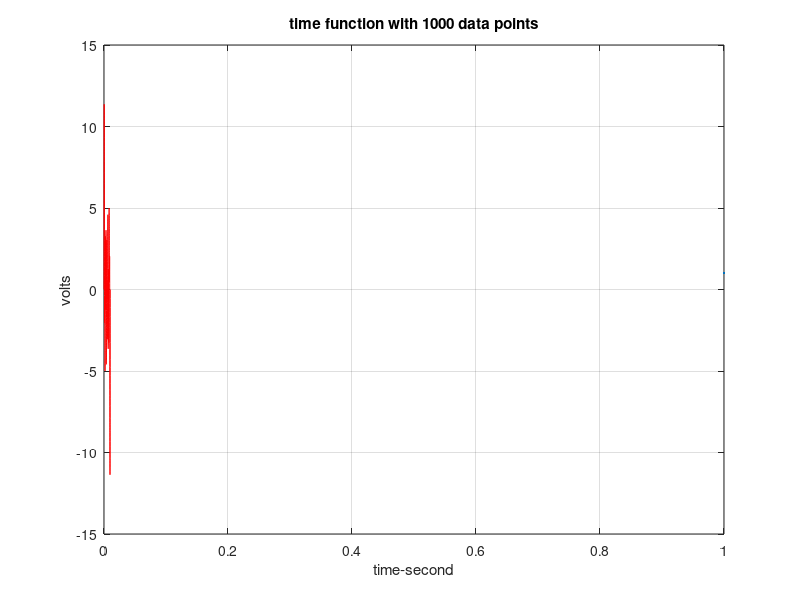
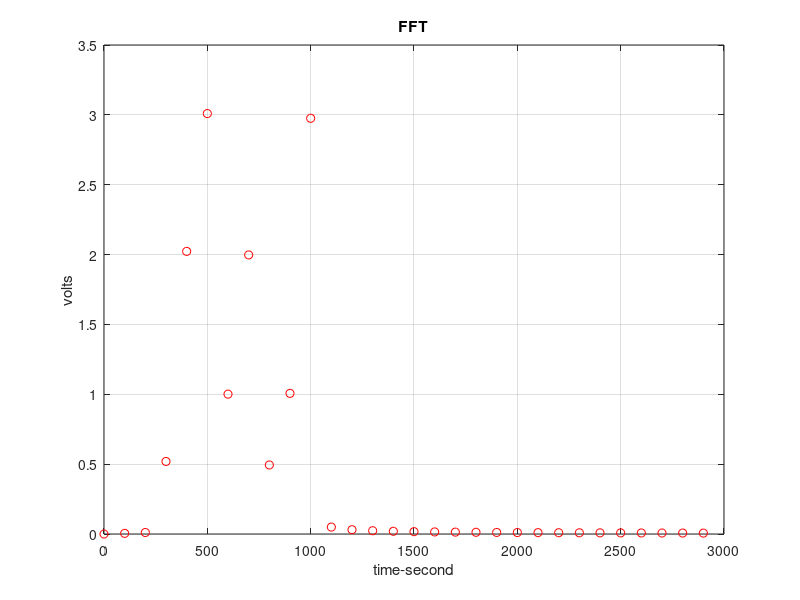

Reproduce these figures in MATLAB, in order.
clear;
clc;
close all;

%calculate the number of time sampels
start_time = 0;
end_time = 0.01;
delta_time = 1e-5;
number_time_samples = (end_time - start_time)/delta_time;

%create the ime vector for x_axsis
t = start_time:delta_time:end_time;

%the sampling rate is 100000 samples per second
sampling_rate = 1/delta_time;

%create the time domain function with a frequency of 200 Hz 
freq = 200;
period = 1/freq;
time_func = 0.5 * sin(2 * pi * 300 * t) + 2 * sin(2 * pi * 400 * t) + 3 * sin(2 * pi * 500 * t)+ sin(2 * pi * 600 * t) + 2 * sin(2 * pi * 700 * t)+ .5 * sin(2 * pi * 800 * t) +sin(2 * pi * 900 * t) + 3 * sin(2 * pi * 1000 * t);

%plot the signaal to see that
plot(t,time_func,'r',LineWidth=1)
title('time function with 1000 data points')
ylabel('volts')
xlabel('time-second')
grid on
pause(1)

%do an FFT on this time domain function
fft_result = fft(time_func);

%create the X_axis for frequencies starting at dc value 0 hz
dc_value = 0 ;

freq_spacing = sampling_rate/number_time_samples;

%maximum frequency for the fft
freq_max = (sampling_rate/2) - freq_spacing;

%create the X_axis points
freq_plot_xaxis = dc_value:freq_spacing:freq_max;

number_freq_sample = number_time_samples/2;

%the magnitude of the fft must be computed from the complex fft_result
magnitude = abs(fft_result);
%normalize magnitude
nor_magnitude = magnitude/number_freq_sample;
%plot the first 30 frequencies 
figure;
plot(freq_plot_xaxis(1:30), nor_magnitude(1:30), 'ro')
title('FFT')
ylabel('volts')
xlabel('time-second')
grid on
pause(1)